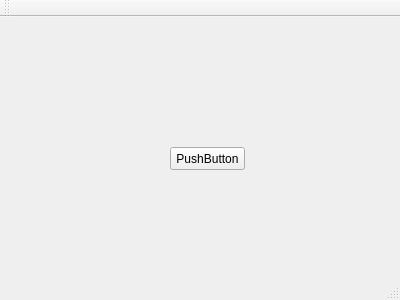
<?xml version="1.0" encoding="UTF-8"?>
<ui version="4.0">
 <class>MainWindow</class>
 <widget class="QMainWindow" name="MainWindow">
  <property name="geometry">
   <rect>
    <x>0</x>
    <y>0</y>
    <width>400</width>
    <height>300</height>
   </rect>
  </property>
  <property name="windowTitle">
   <string>MainWindow</string>
  </property>
  <widget class="QWidget" name="centralWidget">
   <widget class="QPushButton" name="pushButton">
    <property name="geometry">
     <rect>
      <x>170</x>
      <y>130</y>
      <width>75</width>
      <height>23</height>
     </rect>
    </property>
    <property name="text">
     <string>PushButton</string>
    </property>
   </widget>
  </widget>
  <widget class="QMenuBar" name="menuBar">
   <property name="geometry">
    <rect>
     <x>0</x>
     <y>0</y>
     <width>400</width>
     <height>21</height>
    </rect>
   </property>
  </widget>
  <widget class="QToolBar" name="mainToolBar">
   <attribute name="toolBarArea">
    <enum>TopToolBarArea</enum>
   </attribute>
   <attribute name="toolBarBreak">
    <bool>false</bool>
   </attribute>
  </widget>
  <widget class="QStatusBar" name="statusBar"/>
 </widget>
 <layoutdefault spacing="6" margin="11"/>
 <resources/>
 <connections/>
</ui>
